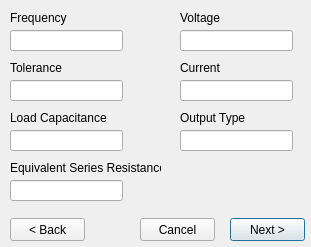
<?xml version="1.0" encoding="UTF-8"?>
<ui version="4.0">
 <class>Dialog</class>
 <widget class="QDialog" name="Dialog">
  <property name="geometry">
   <rect>
    <x>0</x>
    <y>0</y>
    <width>311</width>
    <height>247</height>
   </rect>
  </property>
  <property name="windowTitle">
   <string>Dialog</string>
  </property>
  <widget class="QLineEdit" name="box_esr">
   <property name="geometry">
    <rect>
     <x>10</x>
     <y>180</y>
     <width>113</width>
     <height>21</height>
    </rect>
   </property>
  </widget>
  <widget class="QPushButton" name="btn_next">
   <property name="geometry">
    <rect>
     <x>230</x>
     <y>218</y>
     <width>75</width>
     <height>23</height>
    </rect>
   </property>
   <property name="text">
    <string>Next &gt;</string>
   </property>
  </widget>
  <widget class="QLineEdit" name="box_tolerance">
   <property name="geometry">
    <rect>
     <x>10</x>
     <y>80</y>
     <width>113</width>
     <height>21</height>
    </rect>
   </property>
  </widget>
  <widget class="QLabel" name="lbl_current">
   <property name="geometry">
    <rect>
     <x>180</x>
     <y>60</y>
     <width>111</width>
     <height>16</height>
    </rect>
   </property>
   <property name="text">
    <string>Current</string>
   </property>
  </widget>
  <widget class="QPushButton" name="btn_back">
   <property name="geometry">
    <rect>
     <x>10</x>
     <y>218</y>
     <width>75</width>
     <height>23</height>
    </rect>
   </property>
   <property name="text">
    <string>&lt; Back</string>
   </property>
  </widget>
  <widget class="QLineEdit" name="box_current">
   <property name="geometry">
    <rect>
     <x>180</x>
     <y>80</y>
     <width>113</width>
     <height>21</height>
    </rect>
   </property>
  </widget>
  <widget class="QPushButton" name="btn_cancel">
   <property name="geometry">
    <rect>
     <x>140</x>
     <y>218</y>
     <width>75</width>
     <height>23</height>
    </rect>
   </property>
   <property name="text">
    <string>Cancel</string>
   </property>
  </widget>
  <widget class="QLabel" name="lbl_output_type">
   <property name="geometry">
    <rect>
     <x>180</x>
     <y>110</y>
     <width>111</width>
     <height>16</height>
    </rect>
   </property>
   <property name="text">
    <string>Output Type</string>
   </property>
  </widget>
  <widget class="QLineEdit" name="box_frequency">
   <property name="geometry">
    <rect>
     <x>10</x>
     <y>30</y>
     <width>113</width>
     <height>21</height>
    </rect>
   </property>
  </widget>
  <widget class="QLineEdit" name="box_output_type">
   <property name="geometry">
    <rect>
     <x>180</x>
     <y>130</y>
     <width>113</width>
     <height>21</height>
    </rect>
   </property>
  </widget>
  <widget class="QLabel" name="lbl_voltage">
   <property name="geometry">
    <rect>
     <x>180</x>
     <y>10</y>
     <width>111</width>
     <height>16</height>
    </rect>
   </property>
   <property name="text">
    <string>Voltage</string>
   </property>
  </widget>
  <widget class="QLineEdit" name="box_load_capacitance">
   <property name="geometry">
    <rect>
     <x>10</x>
     <y>130</y>
     <width>113</width>
     <height>21</height>
    </rect>
   </property>
  </widget>
  <widget class="QLabel" name="lbl_esr">
   <property name="geometry">
    <rect>
     <x>10</x>
     <y>160</y>
     <width>151</width>
     <height>16</height>
    </rect>
   </property>
   <property name="text">
    <string>Equivalent Series Resistance</string>
   </property>
  </widget>
  <widget class="QLabel" name="lbl_frequency">
   <property name="geometry">
    <rect>
     <x>10</x>
     <y>10</y>
     <width>111</width>
     <height>16</height>
    </rect>
   </property>
   <property name="text">
    <string>Frequency</string>
   </property>
  </widget>
  <widget class="QLineEdit" name="box_voltage">
   <property name="geometry">
    <rect>
     <x>180</x>
     <y>30</y>
     <width>113</width>
     <height>21</height>
    </rect>
   </property>
   <property name="text">
    <string/>
   </property>
  </widget>
  <widget class="QLabel" name="lbl_load_capacitance">
   <property name="geometry">
    <rect>
     <x>10</x>
     <y>110</y>
     <width>111</width>
     <height>16</height>
    </rect>
   </property>
   <property name="text">
    <string>Load Capacitance</string>
   </property>
  </widget>
  <widget class="QLabel" name="lbl_tolerance">
   <property name="geometry">
    <rect>
     <x>10</x>
     <y>60</y>
     <width>111</width>
     <height>16</height>
    </rect>
   </property>
   <property name="text">
    <string>Tolerance</string>
   </property>
  </widget>
 </widget>
 <resources/>
 <connections/>
</ui>
